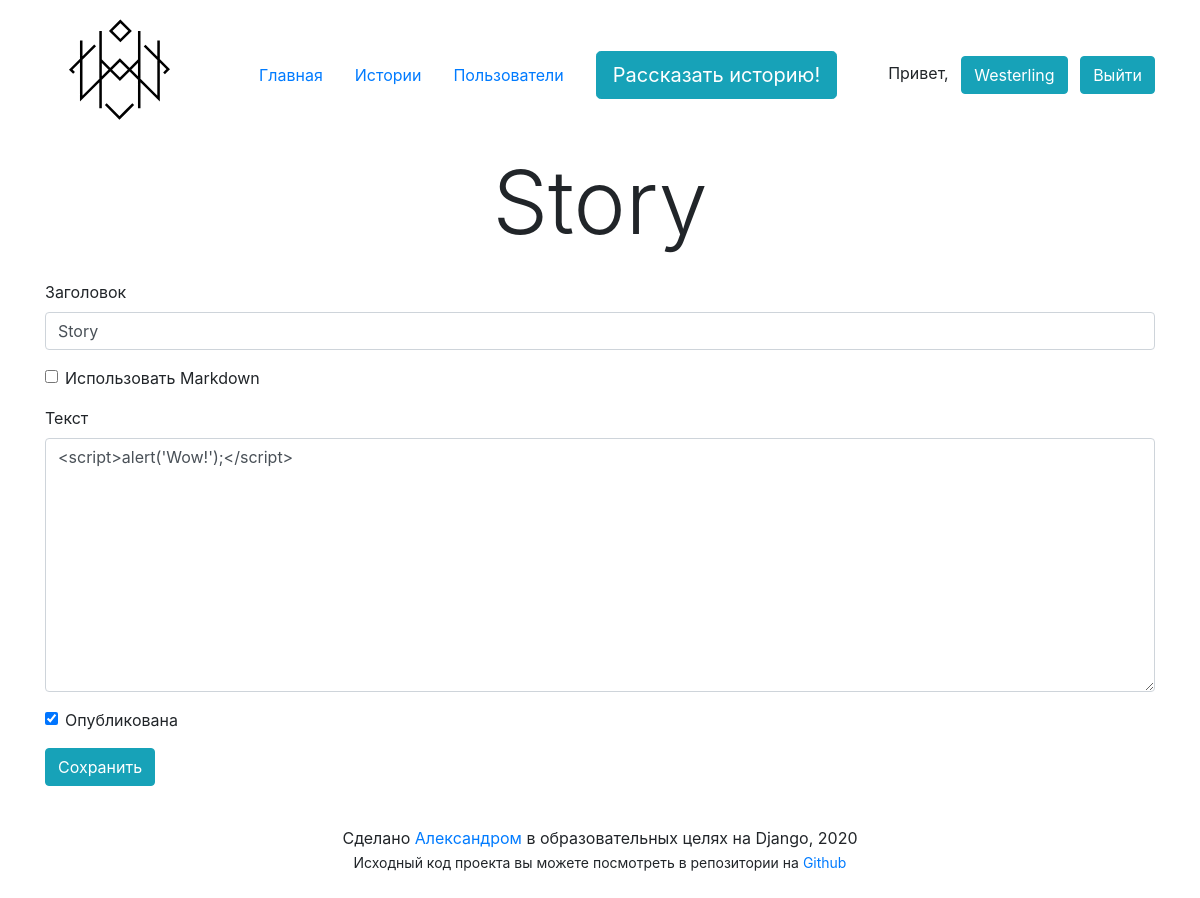
The page /stories/13-story/edit (signed in) on the database its author committed.
### app/models.py (models this page shows, shortened)
class Story(models.Model):
    author = models.ForeignKey(User, verbose_name='Автор', on_delete=models.CASCADE)
    title = models.CharField('Заголовок', max_length=100)
    as_md = models.BooleanField('Использовать Markdown', default=False)
    text = models.TextField('Текст', default='')
    html_text = models.TextField('Обработанный текст', editable=False, default='')
    creation_date = models.DateTimeField('Дата создания', auto_now_add=True)
    edit_date = models.DateTimeField('Дата редактирования', auto_now=True)
    publication_date = models.DateTimeField('Дата публикации', default=timezone.now())
    published = models.BooleanField('Опубликована', default=True)
    slug = models.SlugField('slug', default='', editable=False)
    class Meta:
        verbose_name = 'История'
        verbose_name_plural = 'Истории'
        ordering = ['-publication_date']

### app/views.py (the view)
# urls.py: path('stories/<int:pk>-<str:slug>/edit', StoryEditView.as_view(), name='story_edit'),
class StoryEditView(LoginRequiredMixin, UpdateView):
    login_url = 'sign_in'
    model = Story
    template_name = 'story_edit.html'
    fields = ['title', 'as_md', 'text', 'published']
    def get(self, *args, **kwargs):
        user = self.request.user
        pk = kwargs.get('pk')
        author = Story.objects.get(pk=pk).author
        if not user.is_superuser and user != author:
            raise PermissionDenied
        return super().get(*args, **kwargs)

### app/templatetags/app_tags.py (called while the page is built)
@register.inclusion_tag('layout/base_tag.html', takes_context=True)
def nav(context, template='nav.html', page=None):
    return {'context': context, 'template': template, 'page': page}

### templates/story_edit.html (shortened to what this page needs)
{% extends 'layout/base.html' %}
{% load bootstrap4 %}
{% load app_tags %}
{% block nav %}
    {% nav %}
{% endblock %}
{% block h1 %}
    {{ story.title }}
{% endblock %}
{% block content %}
    <form method="post">
        {% bootstrap_form form %}
        <button type="submit" class="btn btn-info">Сохранить</button>
    </form>
{% endblock %}

### templates/layout/base.html (shortened to what this page needs)
{% load bootstrap4 %}
{% load static %}
{% load app_tags %}
<!DOCTYPE html>
<html lang="ru">
<head>
    {% bootstrap_css %}
</head>
<body>
    <div class="container">
        <header class="row no-gutters align-items-center">
            <div class="">
                <img src="{% static 'app/logo.svg' %}" width="150" height="150" alt="Logo">
            </div>
            {% block nav %}{% endblock %}
            {% if user.is_authenticated or request.resolver_match.url_name != 'index' %}
            <div class="align-items-center">
                {% if user.is_authenticated %}
                <span class="mr-2">Привет,</span>
                <a href="{% url 'profile' user.username %}" class="btn btn-info mr-2">{{ user }}</a>
                <a href="{% url 'sign_out' %}" class="btn btn-info">Выйти</a>
                {% else %}
                <a href="{% url 'sign_up' %}" class="btn btn-info mr-2">Зарегистрироваться</a>
                <a href="{% url 'sign_in' %}" class="btn btn-info">Войти</a>
                {% endif %}
            </div>
        {% endif %}
        </header>
        <main class="pb-3 height-100">
            <h1 class="display-2 text-center mb-4 position-relative">{% block h1 %}{% endblock %}</h1>
            {% block content %}{% endblock %}
        </main>
        <footer class="pt-4 pb-4 text-center">
            <div>Сделано <a href="https://westerling13.github.io/">Александром</a> в образовательных целях на Django, 2020</div>
            <small>Исходный код проекта вы можете посмотреть в репозитории на <a href="https://github.com/Westerling13/social_project">Github</a></small>
        </footer>
    </div>
</body>
</html>

### rows shown on the page
Story: title "Story", text "<script>alert('Wow!');</script>", published "☑"

### other values the page prints
{{ user }} "Westerling"
